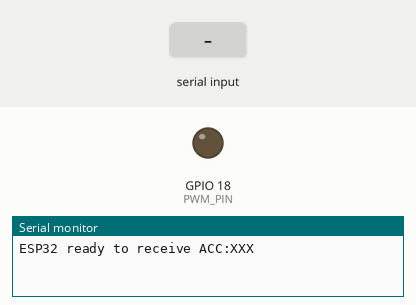
This sketch was run on a simulated ESP32. Parts: output pins drawn as LEDs (lit = HIGH), the last lines printed to the serial monitor. Inputs (shaded band) come from the test bench.

Above: at 1.2 s.
1.3 s: "ACC:90\n" received over Serial
At 2.5 s:
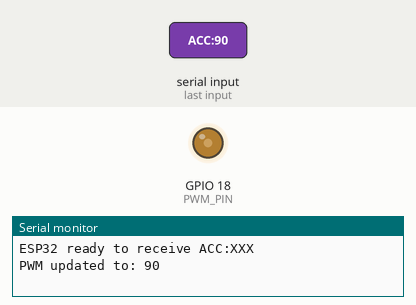
2.8 s: "ACC:\n" received over Serial
At 3.6 s:
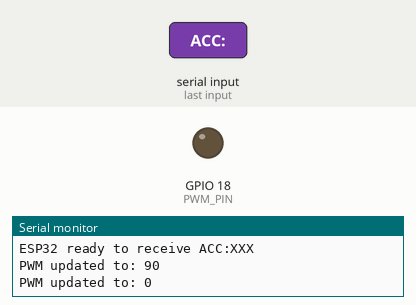
Timing chart, 0 to 5.8 s (numbered marks = the images above; inputs shaded):
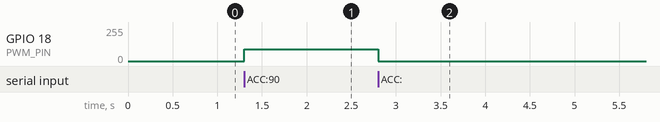

Measured:
- after the input at 1.3 s, GPIO 18 (PWM_PIN): 0/255 → 90/255 at once
- after the input at 2.8 s, GPIO 18 (PWM_PIN): 90/255 → 0/255 at once

The sketch:

Test_esp32_bridge.ino
```cpp
const int PWM_PIN = 18;
const int PWM_CHANNEL = 0;
const int PWM_FREQ = 1000;
const int PWM_RES = 8;

void setup() {
  Serial.begin(115200);

  ledcSetup(PWM_CHANNEL, PWM_FREQ, PWM_RES);
  ledcAttachPin(PWM_PIN, PWM_CHANNEL);

  Serial.println("ESP32 ready to receive ACC:XXX");
}

void loop() {
  if (Serial.available()) {
    String rx = Serial.readStringUntil('\n');

    if (rx.startsWith("ACC:")) {
      int pwmValue = rx.substring(4).toInt();
      pwmValue = constrain(pwmValue, 0, 255);

      ledcWrite(PWM_CHANNEL, pwmValue);

      Serial.print("PWM updated to: ");
      Serial.println(pwmValue);
    }
  }
}
```
